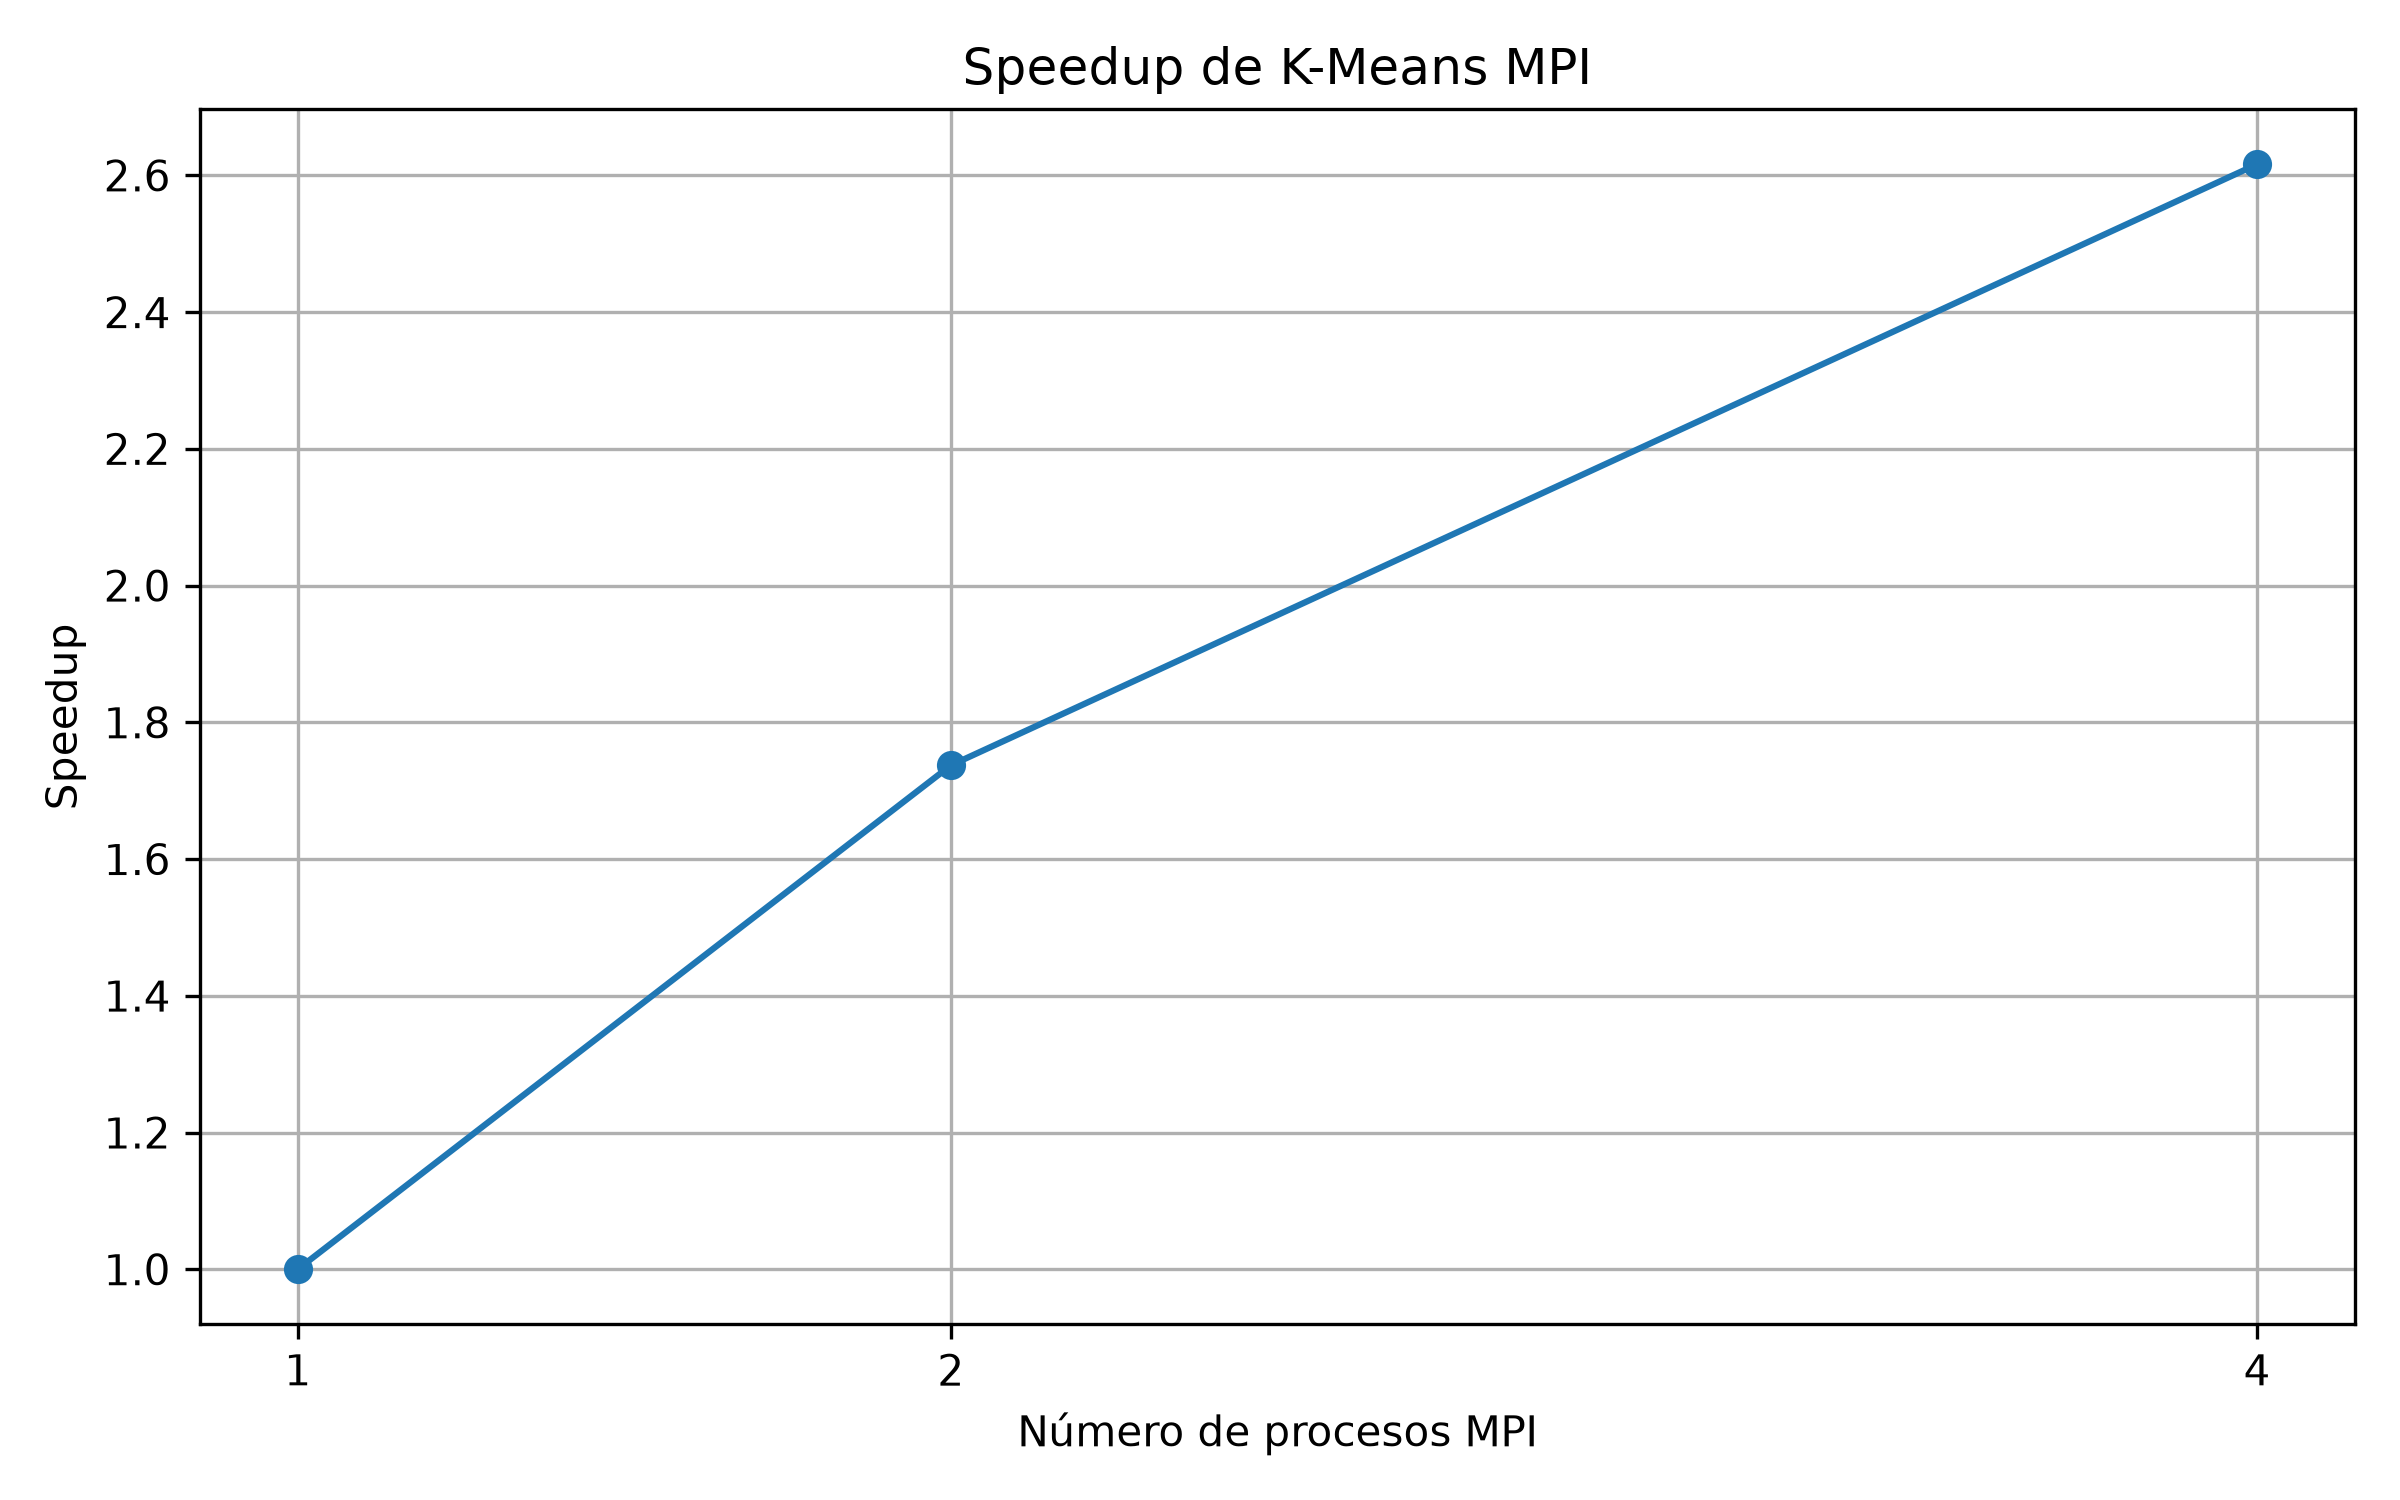

Generate this figure with Python:
import matplotlib.pyplot as plt

procesos = [1, 2, 4]
speedup = [1.0000, 1.7371, 2.6163]

plt.figure(figsize=(8, 5))

plt.plot(procesos, speedup, marker='o')

plt.title("Speedup de K-Means MPI")
plt.xlabel("Número de procesos MPI")
plt.ylabel("Speedup")

plt.xticks(procesos)
plt.grid(True)

plt.tight_layout()
plt.savefig("grafica_speedup.png", dpi=300)

plt.show()
